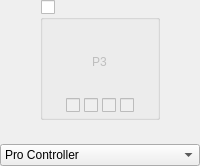
            <widget class="QWidget" name="widgetPlayer3" native="true">
             <layout class="QVBoxLayout" name="verticalLayout_28">
              <property name="spacing">
               <number>5</number>
              </property>
              <property name="leftMargin">
               <number>0</number>
              </property>
              <property name="topMargin">
               <number>0</number>
              </property>
              <property name="rightMargin">
               <number>0</number>
              </property>
              <property name="bottomMargin">
               <number>0</number>
              </property>
              <item alignment="Qt::AlignHCenter">
               <widget class="QGroupBox" name="groupPlayer3Connected">
                <property name="minimumSize">
                 <size>
                  <width>120</width>
                  <height>120</height>
                 </size>
                </property>
                <property name="maximumSize">
                 <size>
                  <width>120</width>
                  <height>120</height>
                 </size>
                </property>
                <property name="title">
                 <string/>
                </property>
                <property name="checkable">
                 <bool>true</bool>
                </property>
                <property name="checked">
                 <bool>false</bool>
                </property>
                <layout class="QVBoxLayout" name="verticalLayout_6" stretch="1,0">
                 <property name="spacing">
                  <number>7</number>
                 </property>
                 <property name="leftMargin">
                  <number>14</number>
                 </property>
                 <property name="topMargin">
                  <number>7</number>
                 </property>
                 <property name="rightMargin">
                  <number>14</number>
                 </property>
                 <property name="bottomMargin">
                  <number>4</number>
                 </property>
                 <item>
                  <widget class="PlayerControlPreview" name="controllerPlayer3">
                   <property name="styleSheet">
                    <string notr="true"/>
                   </property>
                   <layout class="QVBoxLayout" name="verticalLayout_14">
                    <property name="topMargin">
                     <number>16</number>
                    </property>
                    <item alignment="Qt::AlignHCenter|Qt::AlignVCenter">
                     <widget class="QLabel" name="labelPlayer3">
                      <property name="text">
                       <string>P3</string>
                      </property>
                     </widget>
                    </item>
                   </layout>
                  </widget>
                 </item>
                 <item alignment="Qt::AlignHCenter">
                  <widget class="QWidget" name="Player3LEDs" native="true">
                   <property name="enabled">
                    <bool>false</bool>
                   </property>
                   <property name="minimumSize">
                    <size>
                     <width>0</width>
                     <height>10</height>
                    </size>
                   </property>
                   <layout class="QHBoxLayout" name="horizontalLayout_9">
                    <property name="spacing">
                     <number>4</number>
                    </property>
                    <property name="leftMargin">
                     <number>0</number>
                    </property>
                    <property name="topMargin">
                     <number>0</number>
                    </property>
                    <property name="rightMargin">
                     <number>0</number>
                    </property>
                    <property name="bottomMargin">
                     <number>0</number>
                    </property>
                    <item>
                     <widget class="QCheckBox" name="checkboxPlayer3LED1"/>
                    </item>
                    <item>
                     <widget class="QCheckBox" name="checkboxPlayer3LED2"/>
                    </item>
                    <item>
                     <widget class="QCheckBox" name="checkboxPlayer3LED3"/>
                    </item>
                    <item>
                     <widget class="QCheckBox" name="checkboxPlayer3LED4"/>
                    </item>
                   </layout>
                  </widget>
                 </item>
                </layout>
               </widget>
              </item>
              <item>
               <widget class="QWidget" name="Player3Explain" native="true">
                <property name="minimumSize">
                 <size>
                  <width>0</width>
                  <height>10</height>
                 </size>
                </property>
                <property name="maximumSize">
                 <size>
                  <width>150</width>
                  <height>16777215</height>
                 </size>
                </property>
                <layout class="QVBoxLayout" name="verticalLayout_38">
                 <property name="spacing">
                  <number>0</number>
                 </property>
                 <property name="leftMargin">
                  <number>0</number>
                 </property>
                 <property name="topMargin">
                  <number>0</number>
                 </property>
                 <property name="rightMargin">
                  <number>0</number>
                 </property>
                 <property name="bottomMargin">
                  <number>0</number>
                 </property>
                 <item>
                  <widget class="QLabel" name="labelPlayer3Explain">
                   <property name="alignment">
                    <set>Qt::AlignCenter</set>
                   </property>
                  </widget>
                 </item>
                </layout>
               </widget>
              </item>
              <item>
               <widget class="QComboBox" name="comboPlayer3Emulated">
                <item>
                 <property name="text">
                  <string>Pro Controller</string>
                 </property>
                </item>
                <item>
                 <property name="text">
                  <string>Joy-Con 2 Pair</string>
                 </property>
                </item>
                <item>
                 <property name="text">
                  <string>Joy-Con 2 (L)</string>
                 </property>
                </item>
                <item>
                 <property name="text">
                  <string>Joy-Con 2 (R)</string>
                 </property>
                </item>
               </widget>
              </item>
             </layout>
            </widget>
